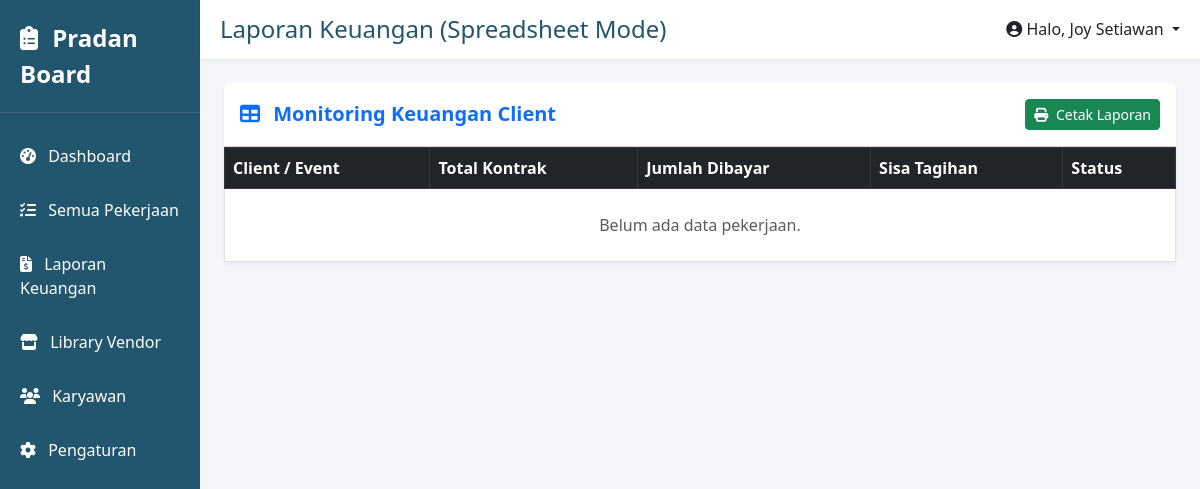
Page /accounting-sheet (signed in) on the earlier database version.
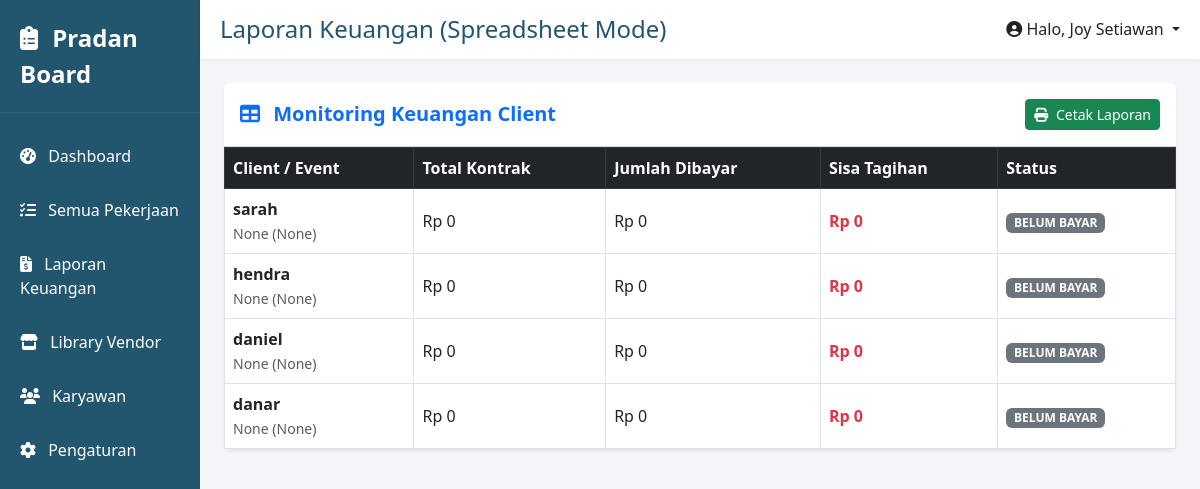
Same page on the later database version.
### models.py (models this page shows)
class Task(db.Model):
    id = db.Column(db.Integer, primary_key=True)
    client_name = db.Column(db.String(100), nullable=False)
    event_date = db.Column(db.Date, nullable=True)
    venue = db.Column(db.String(200), nullable=True)
    status = db.Column(db.String(20), default='waiting')
    total_budget = db.Column(db.Float, default=0.0)
    amount_paid = db.Column(db.Float, default=0.0)
    payment_proof = db.Column(db.String(200), nullable=True)
    assigned_to = db.Column(db.Integer, db.ForeignKey('user.id'))
    assignee = db.relationship('User', foreign_keys=[assigned_to])

### app.py (the view)
@app.route('/accounting-sheet')
def accounting_sheet():
    user = get_current_user()
    if not user or user.role not in ['accounting', 'owner']:
        flash("Akses ditolak!", "danger")
        return redirect(url_for('home'))
    return render_template('accounting_sheet.html', tasks=Task.query.all())

### app.py (called while the page is built)
def get_current_user():
    user_id = session.get('user_id')
    if user_id: return db.session.get(User, user_id)
    return None

@app.context_processor
def inject_user():
    return dict(user=get_current_user(), User=User)

### templates/accounting_sheet.html
{% extends "base.html" %}
{% block page_title %}Laporan Keuangan (Spreadsheet Mode){% endblock %}
{% block content %}
<div class="card border-0 shadow-sm">
    <div class="card-header bg-white py-3 d-flex justify-content-between align-items-center">
        <h5 class="m-0 fw-bold text-primary"><i class="fas fa-table me-2"></i> Monitoring Keuangan Client</h5>
        <button class="btn btn-sm btn-success" onclick="window.print()"><i class="fas fa-print me-1"></i> Cetak Laporan</button>
    </div>
    <div class="card-body p-0">
        <div class="table-responsive">
            <table class="table table-bordered table-hover m-0 align-middle">
                <thead class="table-dark">
                    <tr>
                        <th>Client / Event</th>
                        <th>Total Kontrak</th>
                        <th>Jumlah Dibayar</th>
                        <th>Sisa Tagihan</th>
                        <th>Status</th>
                    </tr>
                </thead>
                <tbody>
                    {% for task in tasks %}
                    <tr>
                        <td>
                            <strong>{{ task.client_name }}</strong><br>
                            <small class="text-muted">{{ task.venue }} ({{ task.event_date }})</small>
                        </td>
                        <td>Rp {{ "{:,.0f}".format(task.total_budget or 0) }}</td>
                        <td>Rp {{ "{:,.0f}".format(task.amount_paid or 0) }}</td>
                        <td class="text-danger fw-bold">
                            Rp {{ "{:,.0f}".format((task.total_budget or 0) - (task.amount_paid or 0)) }}
                        </td>
                        <td>
                            {% if task.amount_paid and task.total_budget and task.amount_paid >= task.total_budget %}
                                <span class="badge bg-success">LUNAS</span>
                            {% elif task.amount_paid and task.amount_paid > 0 %}
                                <span class="badge bg-warning text-dark">DP / DICICIL</span>
                            {% else %}
                                <span class="badge bg-secondary">BELUM BAYAR</span>
                            {% endif %}
                        </td>
                    </tr>
                    {% else %}
                    <tr>
                        <td colspan="5" class="text-center p-4 text-muted">Belum ada data pekerjaan.</td>
                    </tr>
                    {% endfor %}
                </tbody>
            </table>
        </div>
    </div>
</div>
{% endblock %}

Differences in the rows shown:
added Task: client_name "sarah", venue "None", event_date "None", total_budget "0", amount_paid "0", (task.total_budgetor0)-(task.amount_paidor0) "0", shows "BELUM BAYAR"
added Task: client_name "hendra", venue "None", event_date "None", total_budget "0", amount_paid "0", (task.total_budgetor0)-(task.amount_paidor0) "0", shows "BELUM BAYAR"
added Task: client_name "daniel", venue "None", event_date "None", total_budget "0", amount_paid "0", (task.total_budgetor0)-(task.amount_paidor0) "0", shows "BELUM BAYAR"
added Task: client_name "danar", venue "None", event_date "None", total_budget "0", amount_paid "0", (task.total_budgetor0)-(task.amount_paidor0) "0", shows "BELUM BAYAR"
Other differences:
text no longer shown: "Belum ada data pekerjaan."
